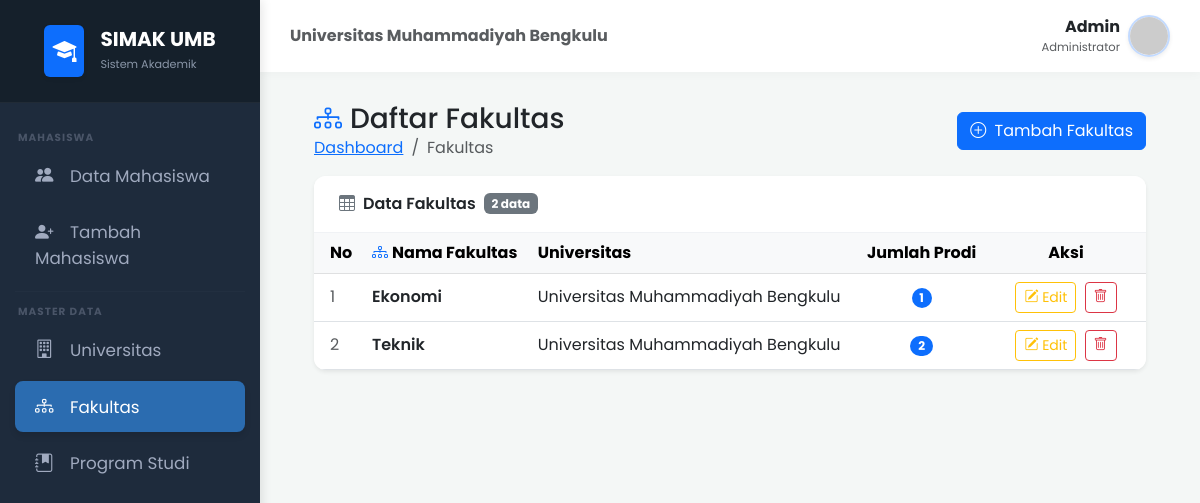
Screenshot of /fakultas/index.php (signed in) with the database file from the repository.
### tables this page shows
CREATE TABLE IF NOT EXISTS `fakultas` (
  `id_fakultas` INT AUTO_INCREMENT PRIMARY KEY,
  `nama_fakultas` VARCHAR(255) NOT NULL,
  `id_universitas` INT DEFAULT NULL,
  FOREIGN KEY (`id_universitas`) REFERENCES `universitas`(`id_universitas`) ON DELETE SET NULL ON UPDATE CASCADE
);

CREATE TABLE IF NOT EXISTS `universitas` (
  `id_universitas` INT AUTO_INCREMENT PRIMARY KEY,
  `nama_universitas` VARCHAR(255) NOT NULL,
  `alamat` TEXT
);

### fakultas/index.php (the view, shortened to what this page needs)
<?php
require_once '../includes/header.php';
$db = getDB();
$stmt = $db->query("
    SELECT f.id_fakultas, f.nama_fakultas, u.nama_universitas,
           COUNT(ps.id_prodi) AS jumlah_prodi
    FROM fakultas f
    JOIN universitas u ON f.id_universitas = u.id_universitas
    LEFT JOIN program_studi ps ON ps.id_fakultas = f.id_fakultas
    GROUP BY f.id_fakultas, f.nama_fakultas, u.nama_universitas
    ORDER BY f.nama_fakultas ASC
");
$fakultas_list = $stmt->fetchAll(PDO::FETCH_ASSOC);
?>
<div class="container-fluid px-4">
    <div class="d-flex justify-content-between align-items-center mt-4 mb-3">
        <div>
            <h1 class="h3 mb-0 text-gray-800">
                <i class="bi bi-diagram-3 me-2 text-primary"></i>Daftar Fakultas
            </h1>
            <nav aria-label="breadcrumb">
                <ol class="breadcrumb mb-0 small">
                    <li class="breadcrumb-item"><a href="<?= BASE_URL ?>">Dashboard</a></li>
                    <li class="breadcrumb-item active">Fakultas</li>
                </ol>
            </nav>
        </div>
        <a href="<?= BASE_URL ?>/fakultas/tambah.php" class="btn btn-primary">
            <i class="bi bi-plus-circle me-1"></i> Tambah Fakultas
        </a>
    </div>
    <div class="card shadow-sm mb-4">
        <div class="card-header bg-white py-3 d-flex align-items-center">
            <i class="bi bi-table me-2 text-secondary"></i>
            <span class="fw-semibold">Data Fakultas</span>
            <span class="badge bg-secondary ms-2"><?= count($fakultas_list) ?> data</span>
        </div>
        <div class="card-body p-0">
            <div class="table-responsive">
                <table id="tbl-fakultas" class="table table-hover align-middle mb-0">
                    <thead class="table-light">
                        <tr>
                            <th class="ps-3" style="width: 50px;">No</th>
                            <th><i class="bi bi-diagram-3 me-1 text-primary"></i>Nama Fakultas</th>
                            <th>Universitas</th>
                            <th class="text-center">Jumlah Prodi</th>
                            <th class="text-center" style="width: 160px;">Aksi</th>
                        </tr>
                    </thead>
                    <tbody>
                            <?php foreach ($fakultas_list as $i => $fak): ?>
                                <tr>
                                    <td class="ps-3 text-muted"><?= $i + 1 ?></td>
                                    <td class="fw-semibold"><?= htmlspecialchars($fak['nama_fakultas']) ?></td>
                                    <td><?= htmlspecialchars($fak['nama_universitas']) ?></td>
                                    <td class="text-center">
                                        <span class="badge bg-primary rounded-pill">
                                            <?= htmlspecialchars($fak['jumlah_prodi']) ?>
                                        </span>
                                    </td>
                                    <td class="text-center">
                                        <a href="<?= BASE_URL ?>/fakultas/edit.php?id=<?= htmlspecialchars($fak['id_fakultas']) ?>" ...
                                           class="btn btn-sm btn-outline-warning me-1" title="Edit">
                                            <i class="bi bi-pencil-square"></i> Edit
                                        </a>
                                        <a href="<?= BASE_URL ?>/fakultas/hapus.php?id=<?= htmlspecialchars($fak['id_fakultas']) ?>" ...
                                           class="btn btn-sm btn-outline-danger"
                                           title="Hapus"
                                           onclick="return confirm('Yakin ingin menghapus fakultas ini?')">
                                            <i class="bi bi-trash"></i>
                                        </a>
                                    </td>
                                </tr>
                            <?php endforeach; ?>
                    </tbody>
                </table>
            </div>
        </div>
    </div>
</div>
<?php require_once '../includes/footer.php'; ?>

### includes/header.php (style rules this page uses)
body { font-family: 'Poppins', sans-serif; background-color: #f4f7f6; overflow-x: hidden; }
.card { border: none; border-radius: 12px; box-shadow: 0 5px 20px rgba(0,0,0,.03); margin-bottom: 30px; overflow: hidden; }
.card-header { background-color: #fff; border-bottom: 1px solid #f0f2f5; padding: 20px 25px; }

### rows the page displays
fakultas: nama_fakultas "Ekonomi", id_universitas.nama_universitas "Universitas Muhammadiyah Bengkulu", jumlah_prodi "1"
fakultas: nama_fakultas "Teknik", id_universitas.nama_universitas "Universitas Muhammadiyah Bengkulu", jumlah_prodi "2"

### other values shown
APP_NAME "SIMAK UMB"
APP_SUBTITLE "Universitas Muhammadiyah Bengkulu"
$_SESSION['admin_nama'] "Admin"
count($fakultas_list) "2"
